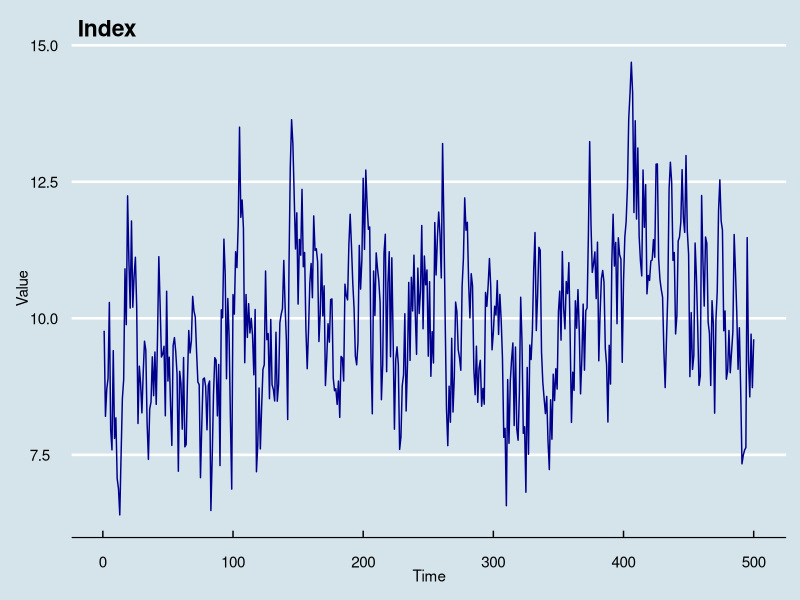
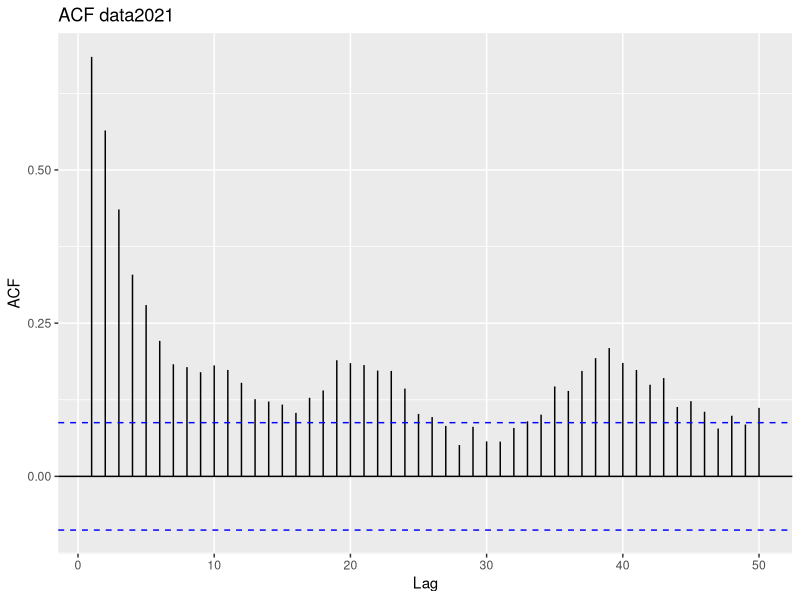
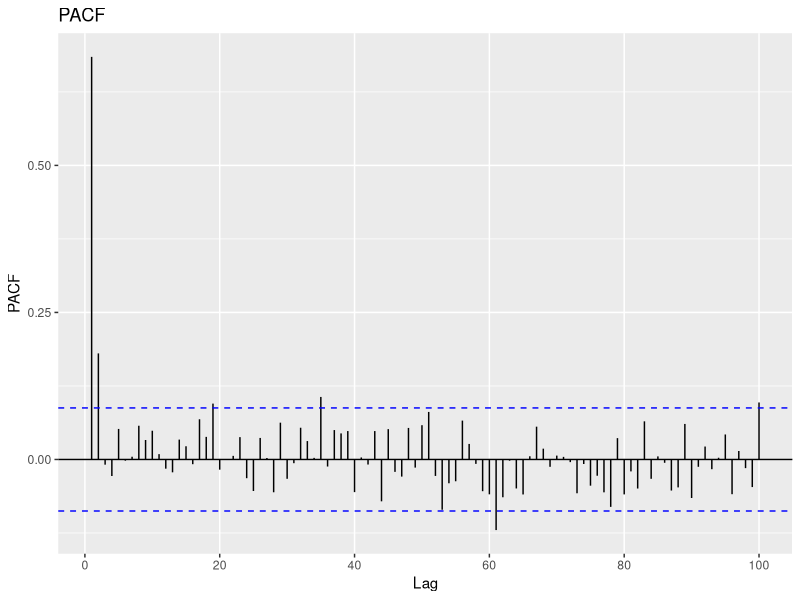
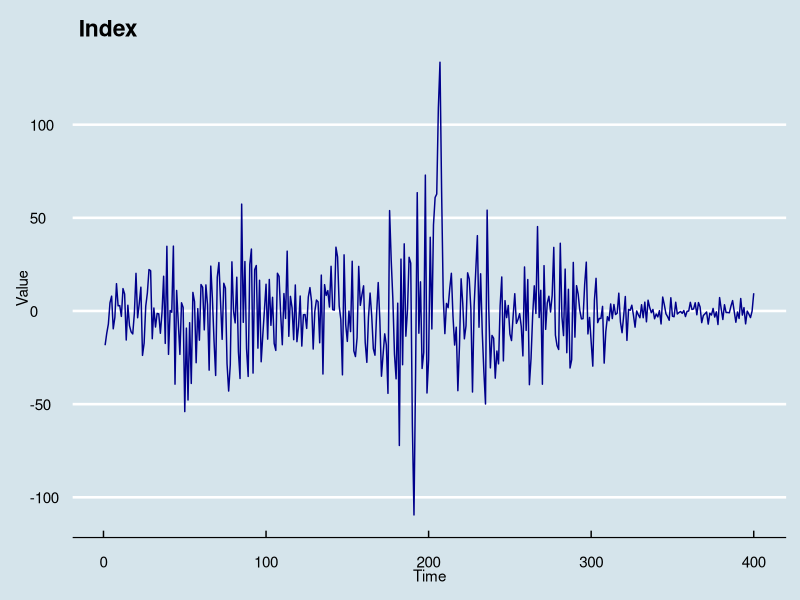
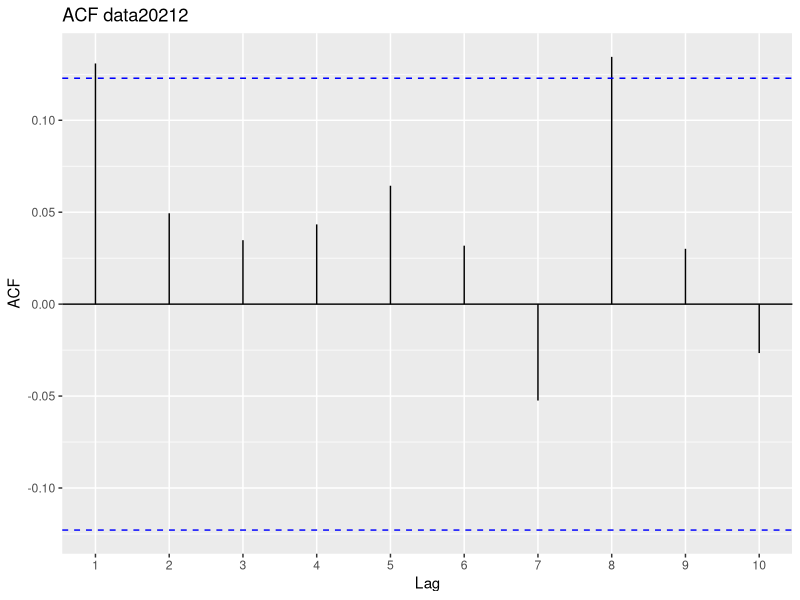

Write R code to recreate these figures, in order.
setwd(dirname(rstudioapi::getActiveDocumentContext()$path))

library(ggplot2)
library(stats)      # formacf(), pacf(), Box.test()
library(lmtest)     # to infer std. errors
library(ggthemes)
library(forecast)

data2021 <- read.csv("data2021.csv", header = TRUE)

##(a) Plot the data series “data2021”. Describe the time series and its properties.

plot <- ggplot(data = data2021, aes(x=X, y = x)) + 
  geom_line(colour="darkblue") +
  theme_economist() +
  ggtitle(" Index") +
  labs(y = "Value", x = "Time")
plot

#Data seems to be serially correlated with a cyclical component.

##(b) Compute the sample ACF and PACF up to 10 lags with classical confidence bands 
#(i.e. under iid assumptions and with a confidence level of 95%).
#You can use the acf(), pacf() functions of the R library “stats”. What can you infer from the plots?
data2021m <- data2021[,-1]
ggAcf(data2021m,lag.max=50,ci = 0.95) + ggtitle("ACF data2021")


ggPacf(data2021m,lag.max = 100, plot = TRUE) + ggtitle("PACF")
# PACF removes components already explained by earlier lags, so we only get the lags which have the correlation with the residual.
# i.e the component not explained by earlier lags. 
# So if there is any hidden information in the residual which can be modeled by the next lag, 
# we might get a good correlation and we will keep that next lag as a feature while modeling.

# # PACF. Order p is the lag value after which PACF plot crosses the upper confidence interval for the first time
# These p lags will act as our features while forecasting the AR time series. We cannot use the ACF plot here
# because it will show good correlations even for the lags which are far in the past. If we consider those 
# many features, we will have multicollinearity issues.This is not a problem with PACF plot as it removes 
# components already explained by earlier lags, so we only get the lags which have the correlation with the 
# residual i.e the component not explained by earlier lags.
#AR(2)


# (c) What kind of ARMA(p,q) process would you deem reasonable for modelling the time series 
#considering the ACF and PACF plots? Explain!
#ARMA(2,1): PACF with two significant after 2 lags points towards AR(2) component. Alternating sign in PACF hints toward positive MA(1) component

#ARMA (2,1)
#for an ARMA(1,1) the AR parameter is pos. and the MA parameter negative.


#(d) Implement the robust ACF confidence bands and the robust Portmanteau estimators (Qm and Q ̃m) 
# suggested in “Robust Tests for White Noise and Cross- Correlation” by Dalla

#enable testing with both univariate and bivariate time series that is robust to multiple forms of heteroskedastic and dependence departures from i.i.d noise.

  rob_portmanteau <- function(j,k,data,opt){
    N      = length(data)
    etk    = (data[1:(N-k)] - mean(data))*(data[(k+1):N] - mean(data)) 
    etj    = (data[1:(N-j)] - mean(data))*(data[(j+1):N] - mean(data))
    lmi    = min(length(etj),length(etk))
    etk    = etk[(length(etk)-lmi+1):length(etk)]
    etj    = etj[(length(etj)-lmi+1):length(etj)]
    num    = sum(etj*etk)
    den    = sqrt(sum(etj^2))*sqrt(sum(etk^2))
    Rjk    = num/den #We will estimate R by rjk which is a sample cross-correlations of the variables etj and etk 
    den2   = sqrt(sum(((etj^2)*(etk^2))))
    taujk  = num/den2 # self-normalized t-type statistic (used for rjkb)
    threshold = 1.96 # suggested threshold setting λ = 1.96.
    Rjkb = Rjk*(abs(taujk) > threshold) #To improve the finite sample performance of the cumulative test, we use the thresholded version of R
    if (opt == 1) {
      R = Rjkb
    } else {
      R = Rjk
    }
    return(R)} #R is the sample analogue of the variance-covariance matrix of t for which we threshold the off-diagonal elements by checking at the 5% significance level whether they are significant.


## (e) Load the data set “data20212” in R. This time series features no serial correlation – 
#but it is not iid either due to a time-varying variance. 

data20212 <- read.csv("data20212.csv", header = TRUE)

##Plot the data and comment. 
plot2 <- ggplot(data = data20212, aes(x=X, y = x)) + 
  geom_line(colour="darkblue") +
  theme_economist() +
  ggtitle(" Index") +
  labs(y = "Value", x = "Time")
plot2

data20212m <- data20212[2]
rhos <- acf(x = data20212m, lag.max = 10, plot = FALSE)[[1]]
## Then set the number of lags to 10, calculate 95%-confidence bands and use a significance level of 5%.
#When {xt} is uncorrelated but not i.i.d. the standard method for testing zero serial correlation based on 
#the asymptotic distribution in √n(ρ,...,ρ )→ N(0,I ) generally fails.
# Taylor (1984) suggested correcting the standard error of ρk, leading to a modified t-statistic.


K <- 10
alpha <- 0.05
N = length(data20212[[1]]) 
t_values = 1:K
numerator   = seq(0, 0, length.out = N)
denominator = seq(0, 0, length.out = N)
xmean = mean(data20212m[[1]])

for (k in 1:K) {
  for (t in (K + 1):N) {
    numerator[t] = (data20212m[[1]][t] - xmean)*(data20212m[[1]][t-k] - xmean)
    denominator[t] = numerator[t]^2
  }
  t_values[k] = sum(numerator)/sqrt(sum(denominator))
}
# Matrix for the Confidence Intervals:
CI = matrix(1:(2*K), ncol = 2)
for (k in 1:K) {
  # Sample Autocorrelation
  rho = rhos[k + 1]
  # Correct sample autocorrelation for its variance
  c = t_values[k]/rho #t = rho*c --> N(0,1)
  # Confidence Intervals around H0: autocorrelation = 0
  CI[k, 1] = 0 - qnorm(alpha/2)/c 
  CI[k, 2] = 0 + qnorm(alpha/2)/c
  
}
print(CI)
##Apply your robust Portmanteau tests to the data and create ACF plots with robust confidence bands. 

lag <- 10
opt <- 1
data = read.csv(file = "data20212.csv", header = TRUE)[,2]

portmanteau_stats = function(k, lag, data, opt) {
  vect = do.call(rbind, lapply(1:lag, rob_portmanteau, k, data, opt))
return(vect)
  }

R_mat = do.call(cbind, lapply(1:lag, portmanteau_stats, lag, data, opt))

Q_m_tilde = t(t_values)%*%solve(R_mat)%*%t_values
print(round(Q_m_tilde, 0))

Box.test(x = data20212m, lag = 10, type = "Box-Pierce")
Box.test(x = data20212m, lag = 10, type = "Ljung-Box")

band <- CI[10,]
ggAcf(data20212m,lag.max=10, ci = NULL) + ggtitle("ACF data20212") + 
  geom_hline(yintercept=CI[10,],linetype="dashed", color = "blue")

# A test for a group of autocorrelations is called a portmanteau test, 
#from a French word describing a suitcase or coat rack carrying several items of clothing.
#How large is too large? If the autocorrelations did come from a white noise series, then Q would have a χ2
#distribution with  (h−K) degrees of freedom, where  K is the number of parameters in the model. 
# If they are calculated from raw data (rather than the residuals from a model), then set  K= 0.
